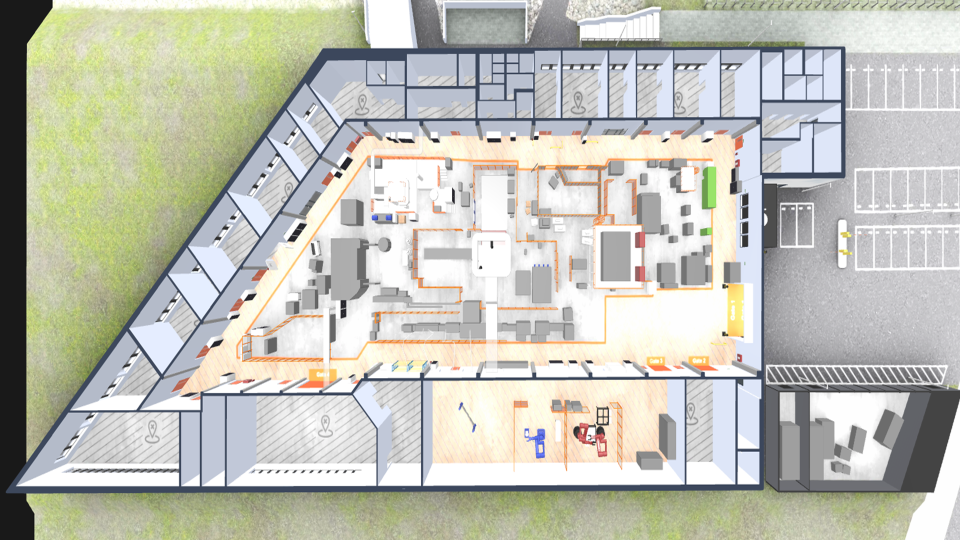
#> input picture OHLF_obj/ohlf.png, 1920 x 1080 px, found by its file name (shown at 1/2 size)
$ jupyter execute Point_trasfer.ipynb
#> lines starting #> are read from the running program, lines starting #| are printed output that depends on the picture
[cell 1]
import numpy as np
import cv2
import matplotlib.pyplot as plt

[cell 2]
fisheye_params = {
    "width": 2592,
    "height": 1944,
    "cx": 1296.0,
    "cy": 972.0,
    "radius": 952.56,
    "theta_max_rad": 1.5708
}

cam_settings = [
    {"cx": 1296.0, "cy": 972.0, "fov": 90.0, "pitch": 58.0, "yaw": -18.0},
    {"cx": 1296.0, "cy": 972.0, "fov": 90.0, "pitch": 54.0, "yaw": 48.0},
    {"cx": 1296.0, "cy": 972.0, "fov": 90.0, "pitch": 28.0, "yaw": 150.0},
    {"cx": 1296.0, "cy": 972.0, "fov": 90.0, "pitch": 58.0, "yaw": 294.0},
]

views_path = [
    "captures_yaw_pitch/capture1/view1_1.jpg",
    "captures_yaw_pitch/capture1/view2_1.jpg",
    "captures_yaw_pitch/capture1/view3_1.jpg",
    "captures_yaw_pitch/capture1/view4_1.jpg"
]
fisheye_path = "captures_yaw_pitch/capture1/fisheye_1.jpg"
BEV = cv2.imread("ohlf.png")
#> BEV is the input picture: shape (1080, 1920, 3); mean B, G, R 181.9, 192.8, 191.8
h = np.load("Homography for 229_camera_.npy")
#> (reads npy/Homography for 229_camera_.npy from the repository)

def load_images(views, fisheye_path=None):
    image_bgr = []
    for p in views:
        b = cv2.imread(p)
        if b is None:
            raise FileNotFoundError(f"Missing {p}")
        image_bgr.append(b)
    fisheye_img = None
    if fisheye_path:
        fisheye_img = cv2.imread(fisheye_path)

    return image_bgr, fisheye_img
views, fisheye_img = load_images(views_path, fisheye_path)
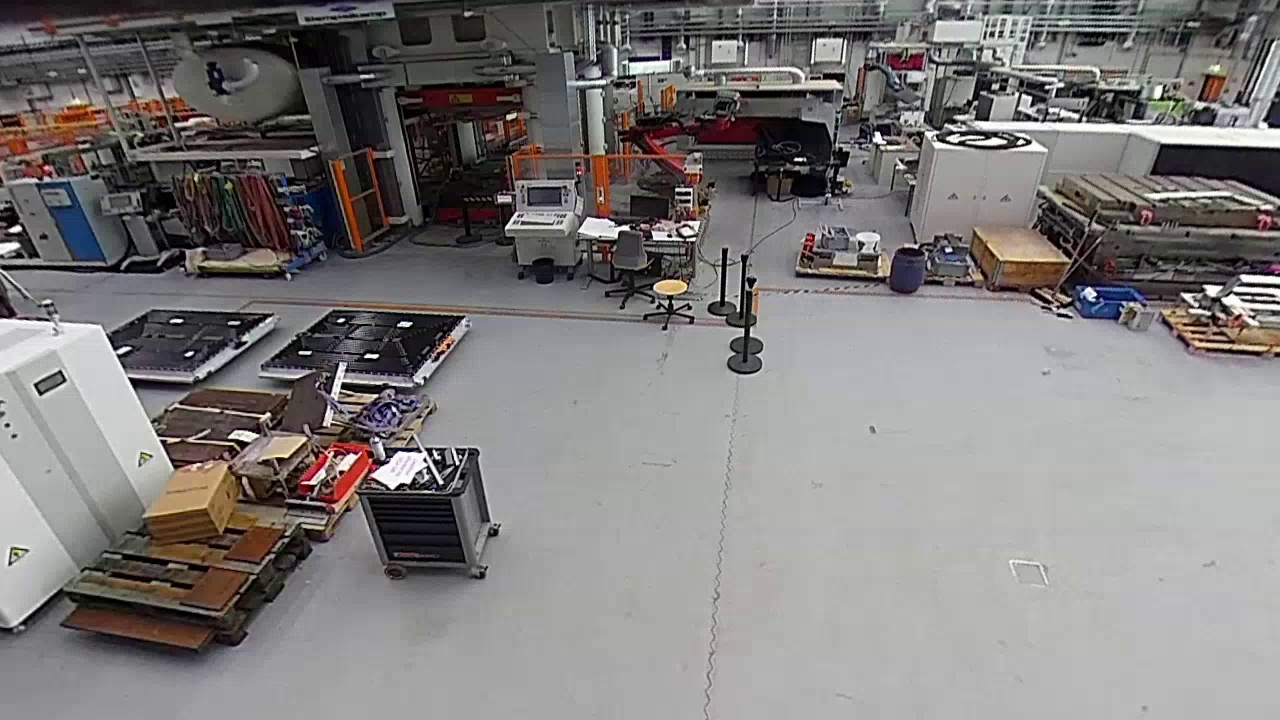
#> input picture captures_yaw_pitch/capture1/view1_1.jpg, 1280 x 720 px
#> in load_images, b is the input picture: shape (720, 1280, 3); mean B, G, R 123.6, 124.3, 127.2
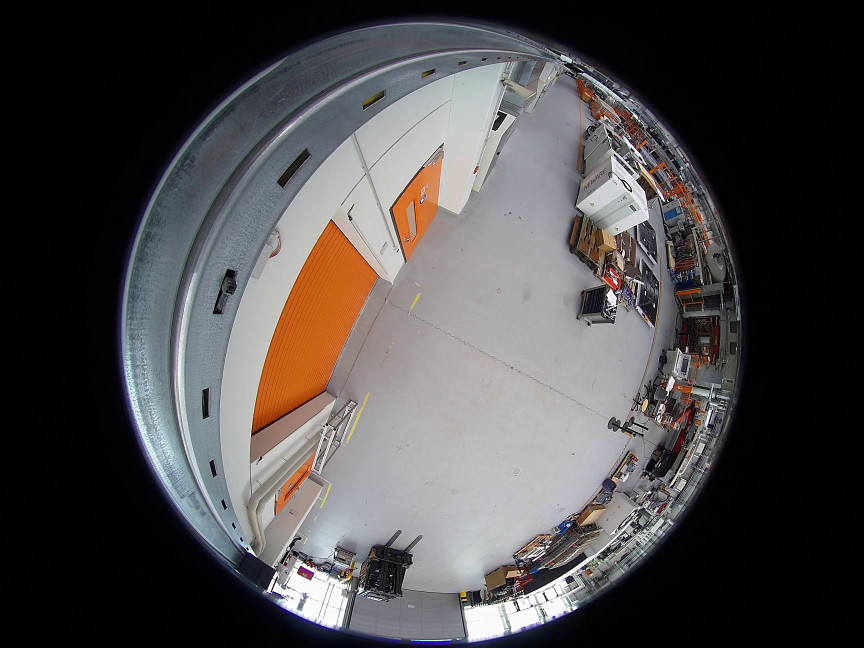
#> input picture captures_yaw_pitch/capture1/fisheye_1.jpg, 2592 x 1944 px (shown at 1/3 size)
#> in load_images, fisheye_img is the input picture: shape (1944, 2592, 3); mean B, G, R 75.3, 74.8, 77.8
rect_h, rect_w = views[0].shape[:2]
#> rect_h = 720; rect_w = 1280

# [68 lines left out: functions compute_basis, rect_to_fisheye_point, fisheye_to_rect_point, not called in this run]

def make_rect_grid_disp():
    grid = np.ones((RECT_TILE_H_DISP * 2, RECT_TILE_W_DISP * 2, 3), dtype=np.uint8) * 30
    grid[0:RECT_TILE_H_DISP, 0:RECT_TILE_W_DISP] = views_disp[0]
    grid[0:RECT_TILE_H_DISP, RECT_TILE_W_DISP:] = views_disp[1]
    grid[RECT_TILE_H_DISP:, 0:RECT_TILE_W_DISP] = views_disp[2]
    grid[RECT_TILE_H_DISP:, RECT_TILE_W_DISP:] = views_disp[3]
    return grid
dis_rect_w, dis_rect_h = 2592,2592
fov = 160.0
fov_RAD = np.deg2rad(fov)
focal = (dis_rect_w / 2) / np.tan(fov_RAD / 2)

dis_K_rect = np.array([[focal, 0.0, dis_rect_w / 2],
                   [0.0, focal, dis_rect_h / 2],
                   [0.0, 0.0, 1.0]])

f_fish = fisheye_params["radius"] / fisheye_params["theta_max_rad"]
K_fish = np.array([[f_fish, 0.0, fisheye_params["cx"]],
                   [0.0, f_fish, fisheye_params["cy"]],
                   [0.0, 0.0, 1.0]])
D_fish = np.zeros((4, 1))


scale_BEV=0.5
scale_rect = 0.5
FISH_W_DISP, FISH_H_DISP = 1280, 720
RECT_TILE_W_DISP, RECT_TILE_H_DISP = int(rect_w * scale_rect), int(rect_h * scale_rect)
#> RECT_TILE_W_DISP = 640; RECT_TILE_H_DISP = 360
bev_display = cv2.resize(BEV, (0,0), fx=scale_BEV, fy=scale_BEV)
views_disp = [cv2.resize(v, (0,0), fx=scale_rect, fy=scale_rect) for v in views]
fisheye_display = cv2.resize(fisheye_img, (FISH_W_DISP, FISH_H_DISP))
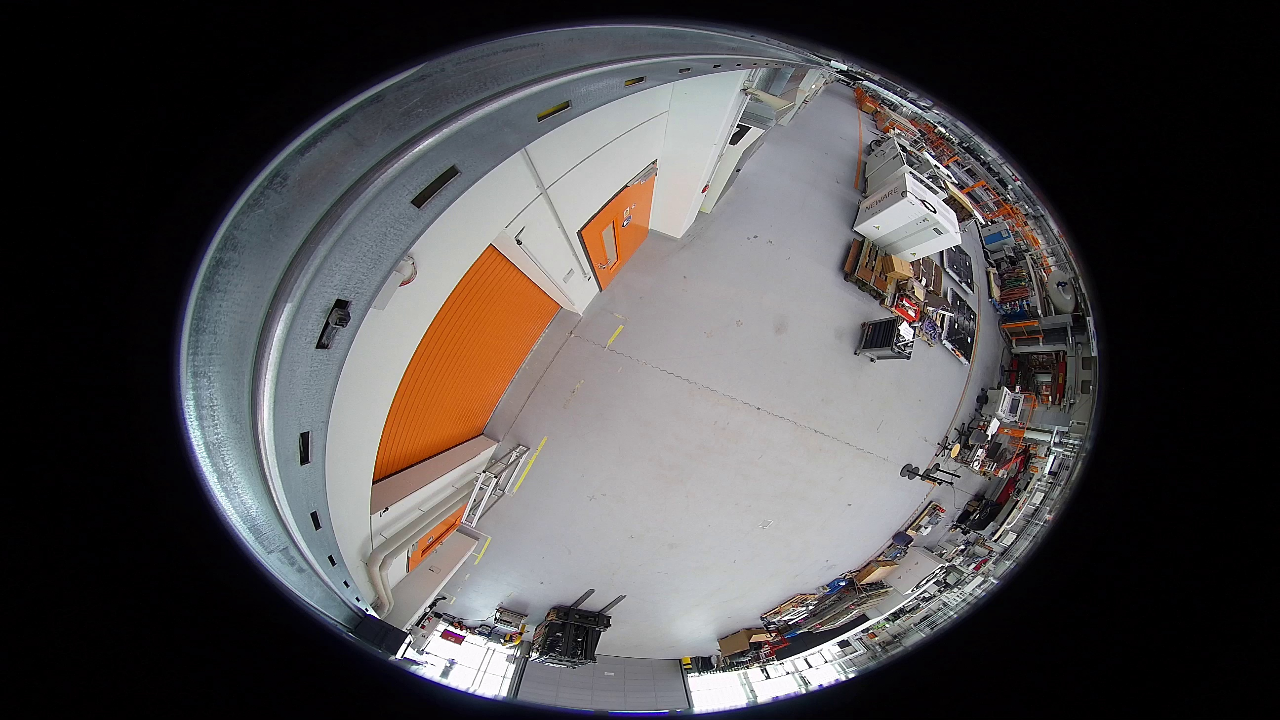
#> fisheye_display: shape (720, 1280, 3); mean B, G, R 75.2, 74.7, 77.7

scale_fx = fisheye_params["width"] / FISH_W_DISP
scale_fy = fisheye_params["height"] / FISH_H_DISP
rect_grid_disp = make_rect_grid_disp()
#> in make_rect_grid_disp, `grid[RECT_TILE_H_DISP:, RECT_TILE_W_DISP:] = views_disp[3]`:
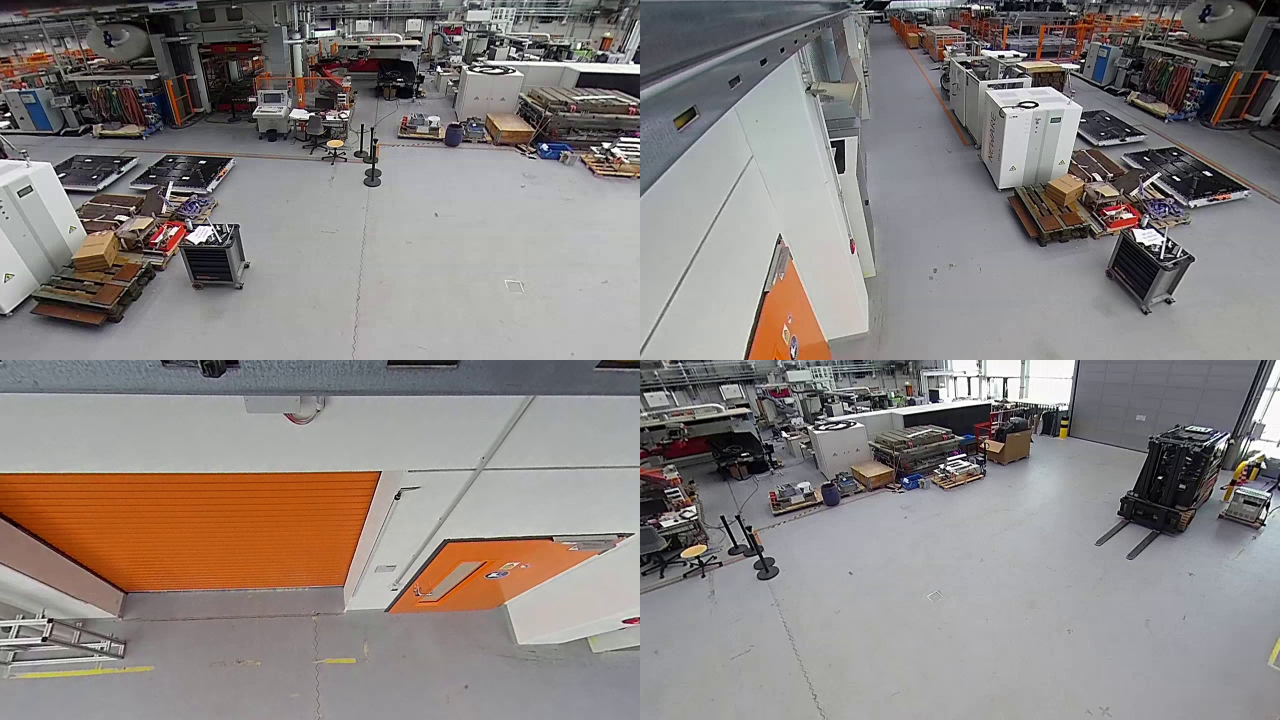
#> grid: shape (720, 1280, 3); mean of channels 0, 1, 2 128.5, 131.1, 137.7; drawn as B, G, R

# [67 lines left out: functions draw_text, on_mouse, not called in this run]

canvas = np.ones((rect_h, 2560, 3), dtype=np.uint8) * 255
canvas[0:rect_h, 0:rect_w] = fisheye_display
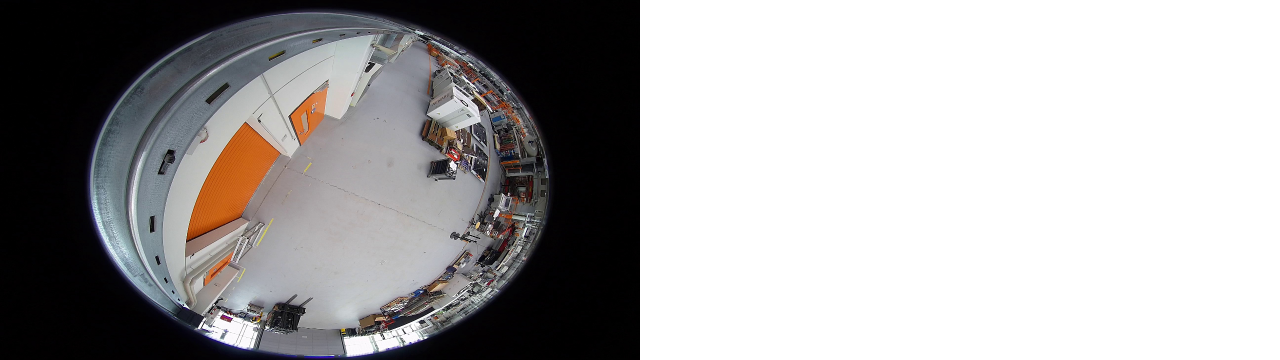
#> canvas: shape (720, 2560, 3) (shown at 1/2 size); mean B, G, R 165.1, 164.9, 166.3
canvas[0:rect_h, rect_w:] = rect_grid_disp
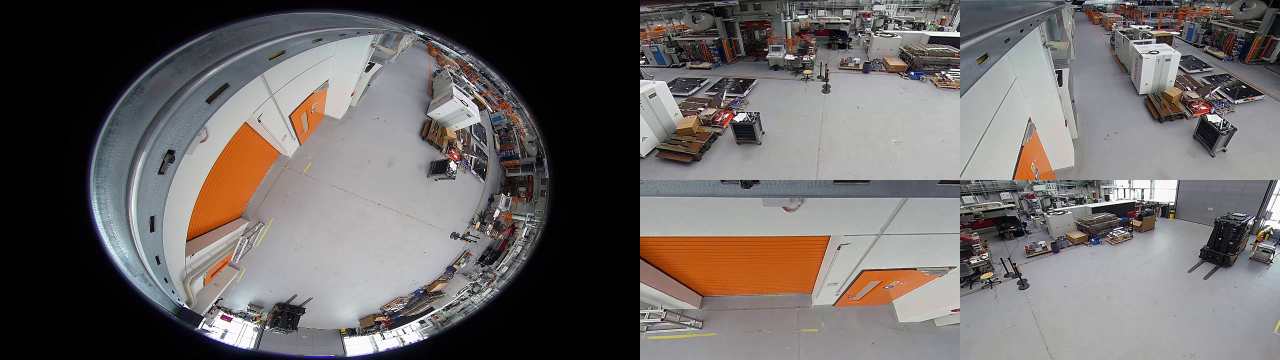
#> canvas: shape (720, 2560, 3) (shown at 1/2 size); mean B, G, R 101.9, 102.9, 107.7

cv2.namedWindow("Unified Mapping", cv2.WINDOW_NORMAL)
cv2.setMouseCallback("Unified Mapping", on_mouse)
cv2.imshow("Unified Mapping", canvas)
cv2.imshow("BEV Image", bev_display)

while True:
    if cv2.waitKey(20) & 0xFF == 27:
#> (key Esc is pressed here)
        break

cv2.destroyAllWindows()
